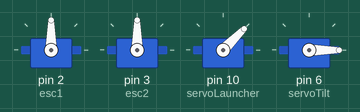
Simulated run of this sketch. Board: Arduino Uno, built with avr-gcc and run on an emulated ATmega328P. Shown: 4 × servo.

Above: at 0.1 s.
At 6.6 s:
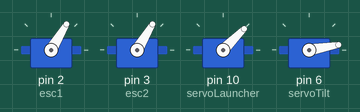
At 8.6 s:
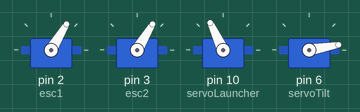
At 10.6 s:
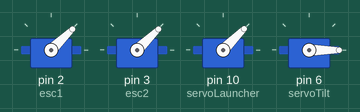
Timing chart, 0 to 12.1 s (numbered marks = the images above):
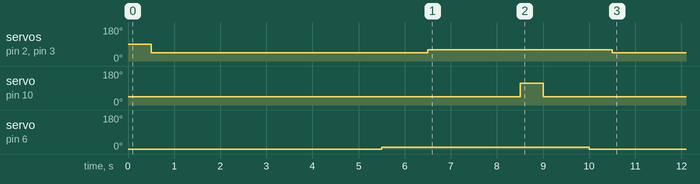

The sketch:

servolauncherANDservotiltANDwheels.ino
```cpp
#include <Servo.h>

// Oggetti Servo
Servo esc1;
Servo esc2;
Servo servoLauncher;     // Servo Parallax per il lancio
Servo servoTilt;         // Servo digitale per inclinazione

// Angoli launcher
const int angle_Charge_deg = 45;
const int angle_Release_deg = 115;

// Angoli inclinazione
const int tiltCenter_deg = 0;
const int tiltMax_deg = 10;  // massimo a +30°

void setup() {
  // Attacca i pin
  esc1.attach(2);
  esc2.attach(3);
  servoLauncher.attach(10);  // Servo di lancio sul pin 10
  servoTilt.attach(6);       // Servo di inclinazione sul pin 6

  // 0. Posizione iniziale
  servoLauncher.write(angle_Charge_deg); // posizione di carica
  servoTilt.write(tiltCenter_deg);       // posizione centrale
  delay(500);

  // 1. Arma gli ESC a 1000 µs
  esc1.writeMicroseconds(1000);
  esc2.writeMicroseconds(1000);
  delay(5000); // Sicurezza

  // 2. Inclinazione a 20°
  servoTilt.write(tiltMax_deg);
  delay(1000); // Dai tempo al servo

  // 3. Avvia le ruote
  esc1.writeMicroseconds(1150);
  esc2.writeMicroseconds(1150);
  delay(2000); // Attendi 2 sec

  // 4. Lancio
  servoLauncher.write(angle_Release_deg);
  delay(500);
  servoLauncher.write(angle_Charge_deg);
  delay(1000);

  // 5. Riporta inclinazione al centro
  servoTilt.write(tiltCenter_deg);
  delay(500);

  // 6. Ferma le ruote
  esc1.writeMicroseconds(1000);
  esc2.writeMicroseconds(1000);
}

void loop() {
  // Nulla qui
}
```

Measured:
- by itself, servo on pin 2 (esc1), servo on pin 3 (esc2): 90° → 44° at 0.50 s, → 59° 6.0 s later, → 44° 4.0 s later
